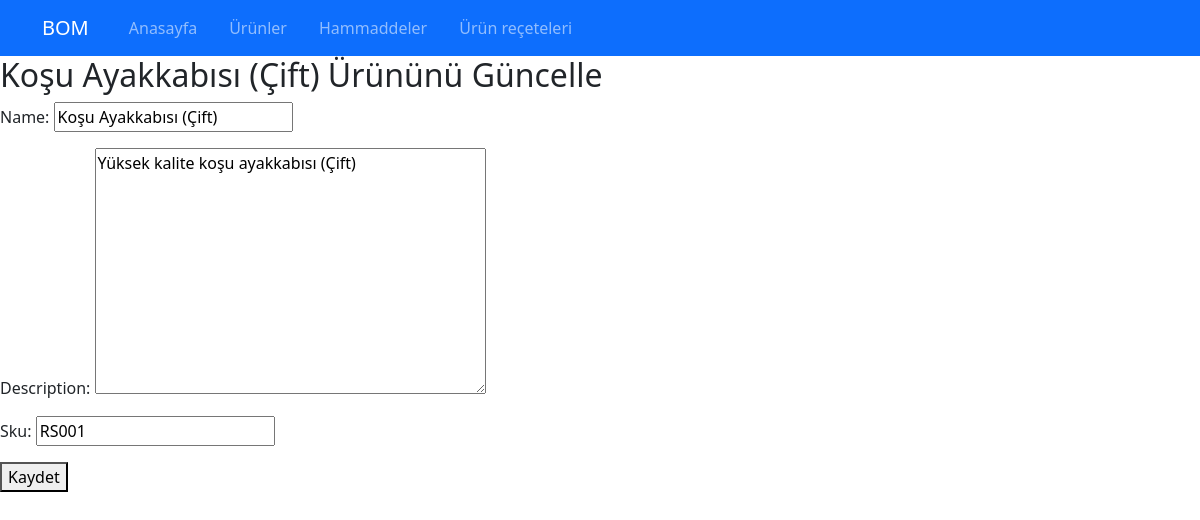
Page /update-product/RS001/ on the committed database.
### bom/models.py (models this page shows, shortened)
class Product(models.Model):
    name = models.CharField(max_length=100, unique=True)
    description = models.TextField(blank=True, null=True)
    sku = models.CharField(max_length=50, unique=True)

### bom/views.py (the view)
# urls.py: path('update-product/<str:product_sku>/', views.update_product, name='update_product'),
def update_product(request, product_sku):
    product = get_object_or_404(Product, sku=product_sku)
    if request.method == 'POST':
        form = ProductForm(request.POST, instance=product)
        if form.is_valid():
            form.save()
            return redirect('products')
    else:
        form = ProductForm(instance=product)
    return render(request, 'bom/update_product.html', {'form': form, 'product': product})

### bom/forms.py
class ProductForm(forms.ModelForm):
    class Meta:
        model = Product
        fields = ['name', 'description', 'sku']

### bom/templates/bom/update_product.html (shortened to what this page needs)
{% extends "base.html" %}
{% block content %}
  <h2>{{ product.name }} Ürününü Güncelle</h2>
  <form method="POST">
    {{ form.as_p }}
    <button type="submit">Kaydet</button>
  </form>
{% endblock %}

### rows in the picture
Product: name "Koşu Ayakkabısı (Çift)", description "Yüksek kalite koşu ayakkabısı (Çift)", sku "RS001"
